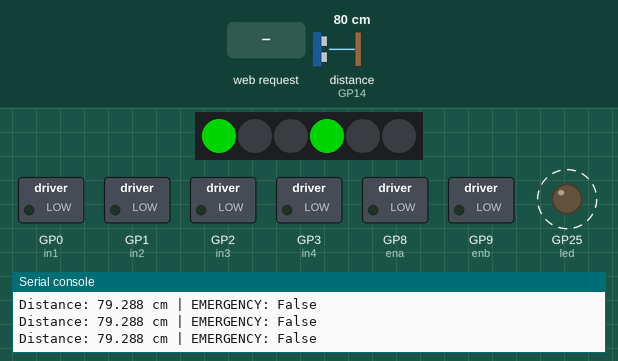
The program below on a simulated Raspberry Pi Pico running MicroPython. Shown: 6 RGB LEDs in strip order, left to right, switched loads named in the program (green lamp = pin HIGH), output pins drawn as LEDs (lit = HIGH), the last lines printed to the serial console. Dashed ring = blinking. The test bench sets the inputs (shaded band); at power-on: distance to the obstacle (sensor on GP14) 80 cm. The echo pulse lasts 58.3 µs per cm; dim RGB values are drawn brighter than linear; WiFi joins after 1.5 s; values from a settings file that is not in the repository are placeholders; pins used as bus, display or sensor lines are not drawn.

Above: at 2.6 s.
2.7 s: distance to the obstacle (sensor on GP14) set to 24 cm
5.7 s: distance to the obstacle (sensor on GP14) set to 18 cm
At 6.8 s:
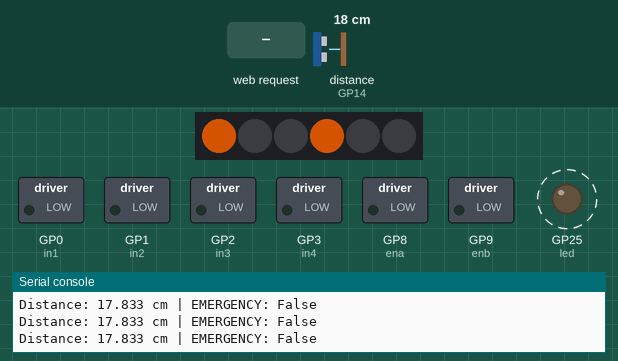
8.7 s: HTTP request GET /?speed=25 received
At 9.5 s:
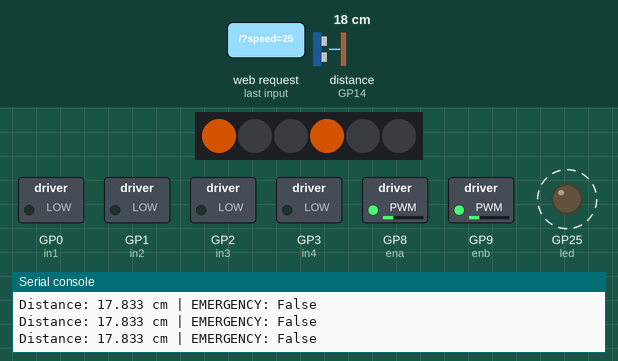
11.7 s: HTTP request GET /?speed=50 received
At 12.4 s:
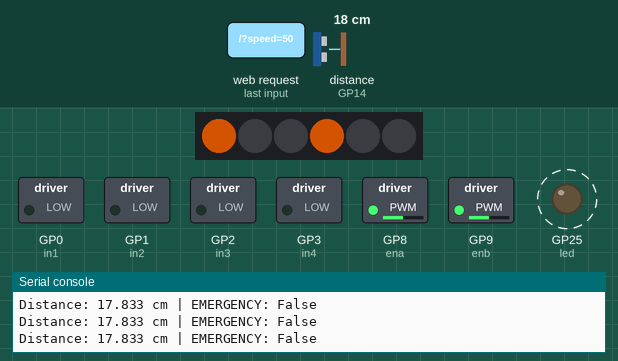
14.6 s: HTTP request GET /?speed=75 received
At 16.1 s:
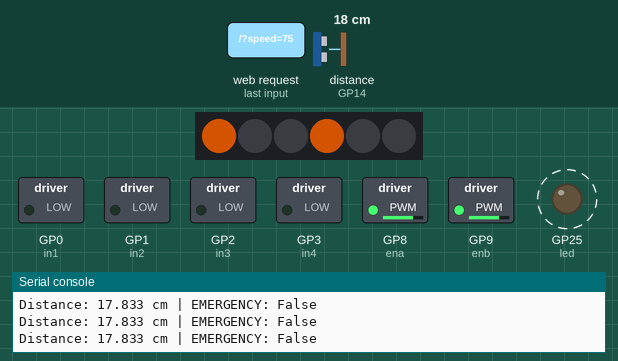
17.6 s: HTTP request GET /?speed=100 received
At 19.4 s:
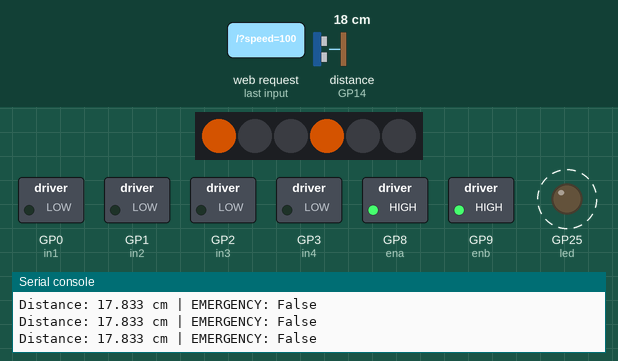
Timing chart, 0 to 21.6 s (numbered marks = the images above; inputs shaded):
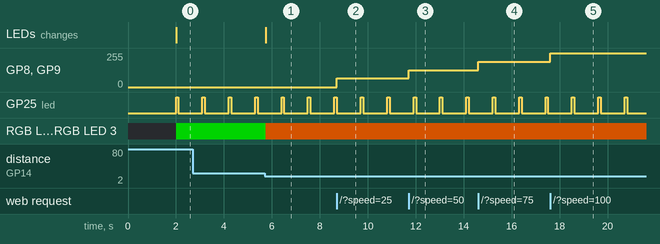

The program:

main.py
```python
# Top-level MicroPython script for the Pico W: imports required modules, configures the onboard LED and WLAN, and defines a wifi_connect() helper that repeatedly attempts to join the configured Wi‑Fi network.
#
# Full tutorial: https://shillehtek.com/blogs/news/pico-w-ultrasonic-remote-robot-drive
# Parts used: https://shillehtek.com/products/hc-sr04-ultrasonic-distance-sensor-module-4-pin-for-arduino
#             https://shillehtek.com/products/shillehtek-l298n-motor-driver-controller-board
#             https://shillehtek.com/products/shillehtek-120pcs-multicolored-dupont-wire
# More examples: https://github.com/shillehbean/shillehtek-examples
#

import network
import socket
import uasyncio
import time
import random
from machine import Pin, PWM, time_pulse_us

### You need neopixel.py in the same folder
from neopixel import Neopixel

### config.py should define something like: password = "mywifi_password"
import config

##############################################################################
# 0) Configuration
##############################################################################

SSID = "SMA"
PASSWORD = config.password

# For controlling the on-board LED
led = Pin("LED", Pin.OUT)

# Create global wlan object
wlan = network.WLAN(network.STA_IF)
wlan.active(True)

##############################################################################
# 1) Wi-Fi Connection Helpers
##############################################################################

def wifi_connect():
    """
    Continuously retry Wi-Fi connection until successful.
    """
    global wlan

    attempt = 0
    while True:
        attempt += 1

        if not wlan.isconnected():
            print(f"Attempt {attempt}: Connecting to Wi-Fi...")
            wlan.connect(SSID, PASSWORD)

            # Wait up to 10 seconds in small increments to see if it connects
            max_wait = 10
            while max_wait > 0:
                if wlan.isconnected():
                    print("Connected! Network config:", wlan.ifconfig())
                    return  # Exit the function when connected
                max_wait -= 1
                time.sleep(1)

            # If still not connected after 10s, wait a bit before retrying
            print("Failed to connect. Retrying in 5 seconds...")
            time.sleep(5)
        else:
            # Already connected
            print("Already connected! Network config:", wlan.ifconfig())
            return

async def wifi_monitor_task():
    """
    Periodically checks if the Wi-Fi is still connected.
    If not, it attempts to reconnect.
    """
    while True:
        if not wlan.isconnected():
            print("Wi-Fi dropped; reconnecting...")
            try:
                wifi_connect()
            except RuntimeError as e:
                print("Reconnect failed:", e)
        await uasyncio.sleep(10)

##############################################################################
# 2) Ultrasonic Sensor Setup
##############################################################################

SOUND_SPEED = 340  # m/s
TRIG_PULSE_DURATION_US = 10
TRIG_PIN = Pin(15, Pin.OUT)
ECHO_PIN = Pin(14, Pin.IN)

def get_distance_cm():
    """
    Returns distance in centimeters. Negative if reading fails.
    """
    TRIG_PIN.value(0)
    time.sleep_us(5)
    TRIG_PIN.value(1)
    time.sleep_us(TRIG_PULSE_DURATION_US)
    TRIG_PIN.value(0)

    duration = time_pulse_us(ECHO_PIN, 1, 30000)  # 30 ms max
    if duration < 0:
        # time_pulse_us returns -2 if timed out waiting for pin,
        # or -1 if timed out in the measurement
        return -1

    # Convert microseconds to distance in cm:
    distance_cm = SOUND_SPEED * duration / 20000
    return distance_cm

##############################################################################
# 3) Neopixel Setup
##############################################################################

NUMPIX = 6
PIXELS = Neopixel(NUMPIX, 0, 28)

# Define LED colors
YELLOW = (255, 100, 0)
ORANGE = (255, 50, 0)
GREEN = (0, 255, 0)
BLUE = (0, 0, 255)
RED = (255, 0, 0)
LAVENDER = (230, 230, 250)

def update_neopixels_with_distance(dist):
    """
    Lights up only the 1st and 4th neopixels and reduces brightness by 50%.
    """
    if dist < 0:
        color = (0, 0, 128)  # Dim BLUE
    elif dist < 10:
        color = (128, 0, 0)  # Dim RED
    elif dist < 20:
        color = (128, 50, 0)  # Dim YELLOW
    else:
        color = (0, 128, 0)  # Dim GREEN

    PIXELS.clear()  # Turn off all pixels first

    # Light up only the 1st (index 0) and 4th (index 3) NeoPixels
    PIXELS.set_pixel(0, color)
    PIXELS.set_pixel(3, color)

    PIXELS.show()

##############################################################################
# 4) Motor Setup
##############################################################################

in1 = Pin(0, Pin.OUT)
in2 = Pin(1, Pin.OUT)
ena = PWM(Pin(8))
ena.freq(1000)

in3 = Pin(2, Pin.OUT)
in4 = Pin(3, Pin.OUT)
enb = PWM(Pin(9))
enb.freq(1000)

current_duty = 0

def set_speed(percent):
    """
    percent: integer 0..100
    """
    global current_duty
    duty = int(65535 * (percent / 100))
    current_duty = duty
    ena.duty_u16(duty)
    enb.duty_u16(duty)

def stop_motors():
    in1.value(0)
    in2.value(0)
    in3.value(0)
    in4.value(0)

def forward():
    in1.value(1)
    in2.value(0)
    in3.value(1)
    in4.value(0)

def backward():
    in1.value(0)
    in2.value(1)
    in3.value(0)
    in4.value(1)

def left():
    in1.value(0)
    in2.value(1)
    in3.value(1)
    in4.value(0)

def right():
    in1.value(1)
    in2.value(0)
    in3.value(0)
    in4.value(1)

##############################################################################
# 5) Global State for Emergency Stop
##############################################################################

emergency_stop = False  # True if distance <10 cm
DIRECTION = "FORWARD"

##############################################################################
# 6) Web Page Generator
##############################################################################

def web_page():
    speed_percent = int((current_duty / 65535) * 100)
    html = f"""


  <img class=\"logo\" alt=\"ShillehTek Logo\" src=\"https://shillehtek.com/cdn/shop/files/Logo_Wip.png?v=1713328776&width=180\">


<h1>Pico W Robot Control</h1>

<h3>Current Speed: {speed_percent}%</h3>


<div class=\"speed-buttons\">
<a href=\"/?speed=25\" class=\"btn speed-btn\">25%</a> <a href=\"/?speed=50\" class=\"btn speed-btn\">50%</a> <a href=\"/?speed=75\" class=\"btn speed-btn\">75%</a> <a href=\"/?speed=100\" class=\"btn speed-btn\">100%</a>
</div>

<div class=\"control-container\">
<div style=\"grid-column: 2; grid-row: 1;\"><button class=\"btn dir-btn\"> Forward </button></div>
<div style=\"grid-column: 1; grid-row: 2;\"><button class=\"btn dir-btn\"> Left </button></div>
<div style=\"grid-column: 3; grid-row: 2;\"><button class=\"btn dir-btn\"> Right </button></div>
<div style=\"grid-column: 2; grid-row: 3;\"><button class=\"btn dir-btn\"> Backward </button></div>
</div>


"""
    return html

##############################################################################
# 7) Asynchronous Tasks
##############################################################################

async def measure_distance_task():
    """
    Continuously measure distance and update neopixels.
    If distance <10 cm, set emergency_stop = True and stop motors (FORWARD).
    """
    global emergency_stop
    global DIRECTION

    while True:
        dist_cm = get_distance_cm()
        update_neopixels_with_distance(dist_cm)

        # If distance < 10 and not negative => too close => emergency stop
        if dist_cm >= 0 and dist_cm < 10 and DIRECTION == "FORWARD":
            emergency_stop = True
            stop_motors()
        else:
            emergency_stop = False

        print("Distance:", dist_cm, "cm | EMERGENCY:", emergency_stop)
        await uasyncio.sleep(0.1)

async def handle_client(reader, writer):
    """
    Handle one HTTP client request (non-blocking).
    """
    global emergency_stop
    global DIRECTION

    try:
        request = await reader.read(1024)
    except Exception as e:
        print("Error reading request:", e)
        return

    request_str = request.decode() if request else ""
    # Speed settings
    if "/?speed=25" in request_str:
        set_speed(25)
    elif "/?speed=50" in request_str:
        set_speed(50)
    elif "/?speed=75" in request_str:
        set_speed(75)
    elif "/?speed=100" in request_str:
        set_speed(100)

    # Direction logic
    if "/?action=backward" in request_str:
        DIRECTION = "BACKWARD"
    elif "/?action=forward" in request_str:
        DIRECTION = "FORWARD"

    # Movement only if no emergency stop
    if not emergency_stop:
        if "/?action=backward" in request_str:
            backward()
        elif "/?action=forward" in request_str:
            forward()
        elif "/?action=left" in request_str:
            left()
        elif "/?action=right" in request_str:
            right()
        elif "/?action=stop" in request_str:
            stop_motors()
    else:
        stop_motors()

    # (Optional) measure distance again for fresh reading
    dist_cm = get_distance_cm()
    update_neopixels_with_distance(dist_cm)

    # Send response
    resp = web_page()
    writer.write("HTTP/1.1 200 OK\r\n")
    writer.write("Content-Type: text/html\r\n")
    writer.write("Connection: close\r\n\r\n")
    writer.write(resp)
    await writer.drain()
    await writer.wait_closed()

async def webserver_task():
    """
    Start the uasyncio server on port 80.
    """
    server = await uasyncio.start_server(handle_client, "0.0.0.0", 80)
    print("Web server listening on http://{}:80".format(wlan.ifconfig()[0]))
    return server

##############################################################################
# 8) Main Entry Point
##############################################################################

async def main():
    # 1) Ensure we are connected to Wi-Fi at startup
    wifi_connect()
    # 2) Create Wi-Fi monitor task to reconnect if dropped
    uasyncio.create_task(wifi_monitor_task())
    # 3) Start distance measure task
    uasyncio.create_task(measure_distance_task())
    # 4) Start webserver
    server = await webserver_task()

    # 5) Simple blink in a loop
    while True:
        led.value(1)
        await uasyncio.sleep(0.1)  # Non-blocking
        led.value(0)
        await uasyncio.sleep(1)

import sys

try:
    uasyncio.run(main())
except Exception as e:
    # Open (or create) error.log in append mode
    with open("error.log", "a") as f:
        # Print a full traceback to the file
        sys.print_exception(e, f)
    print("An error occurred and has been logged to error.log.")
```

Measured:
- the behaviour switches between 21 and 20 cm on distance to the obstacle (sensor on GP14) (found by bisection; images 0 and 1)
- after the input at 5.7 s, RGB LED 0, RGB LED 3: RGB(0, 128, 0) → RGB(128, 50, 0) at once; the LEDs: change at once (image 1)
- after the input at 8.7 s, GP8 (ena), GP9 (enb): 0/255 → 64/255 at once
- after the input at 11.7 s, GP8 (ena), GP9 (enb): 64/255 → 127/255 at once
- after the input at 14.6 s, GP8 (ena), GP9 (enb): 127/255 → 191/255 at once
- after the input at 17.6 s, GP8 (ena), GP9 (enb): 191/255 → 255/255 at once
- by itself, GP25 (led): alternates HIGH for 0.10 s and LOW for 1.0 s
